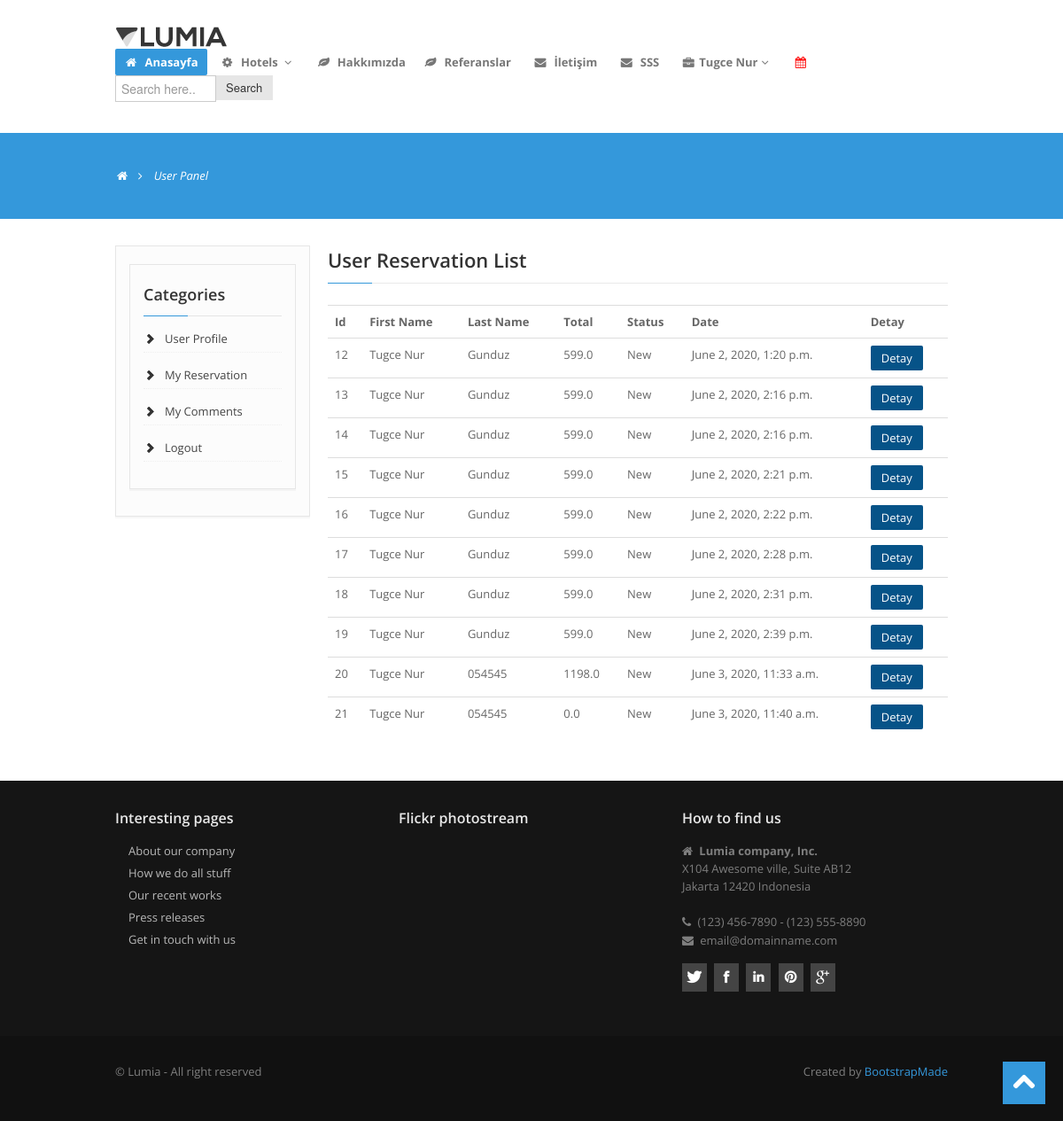
/user/reservations/ (signed in), run on an earlier commit of the app's database.
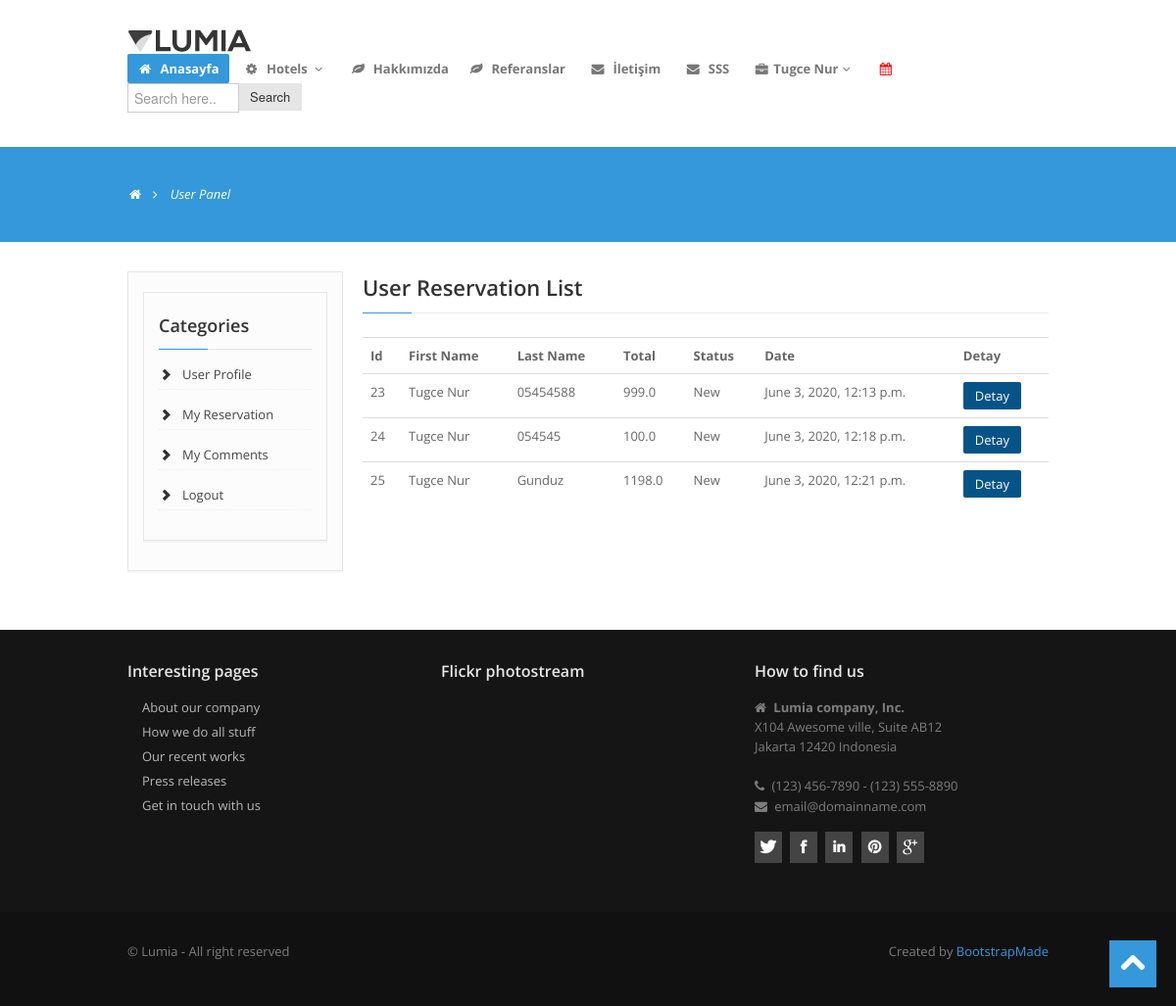
And on a later commit of the database.
### reservation/models.py (models this page shows, shortened)
class Reservation(models.Model):
    STATUS = (
        ('New', 'New'),
        ('Accepted', 'Accepted'),
        ('Preaparing', 'Preaparing'),
        ('Completed', 'Completed'),
        ('Canceled', 'Canceled'),
    )
    user = models.ForeignKey(User, on_delete=models.SET_NULL, null=True)
    code = models.CharField(max_length=5, editable=False)
    first_name = models.CharField(max_length=10)
    last_name = models.CharField(max_length=10)
    phone = models.CharField(blank=True, max_length=20)
    address = models.CharField(blank=True, max_length=150)
    city = models.CharField(blank=True, max_length=20)
    country = models.CharField(blank=True, max_length=20)
    total = models.FloatField(blank=True)
    status = models.CharField(max_length=10, choices=STATUS, default='New')
    ip = models.CharField(blank=True, max_length=20)
    adminnote = models.CharField(blank=True, max_length=100)
    create_at = models.DateTimeField(auto_now_add=True)
    update_at = models.DateTimeField(auto_now=True)

### user/views.py (the view)
# urls.py: path('reservations/', views.reservations, name='reservations'),
@login_required(login_url="/login")
def reservations(request):
    category = Category.objects.all()
    current_user = request.user
    reservations = Reservation.objects.filter(user_id=current_user.id)
    context = {
        'category': category,
        'reservations': reservations,
    }
    return render(request, 'user_reservations.html', context)

### user/templates/user_reservations.html (shortened to what this page needs)
{% extends "homebase.html" %}
{% block content %}
<section id="subintro">
    <div class="container">
        <div class="row">
            <div class="span8">
                <ul class="breadcrumb">
                    <li><a href="/"><i class="icon-home"></i></a><i class="icon-angle-right"></i></li>
                    <li class="active">User Panel</li>
                </ul>
            </div>
        </div>
    </div>
</section>
<section id="maincontent">
    <div class="container">
        <div class="row">
            <div class="span3">
                <aside>
                    <div class="billing-details">
                        {% include "user_panel.html" %}
                    </div>
                </aside>
            </div>
            <div class="span9">
                <div class="widget">
                    <h3 class="rheading">
                        User Reservation List
                        <span></span></h3>
                    <table class="table">
                        <tr>
                            <th class="text-left">Id</th>
                            <th class="text-left">First Name</th>
                            <th class="text-left">Last Name</th>
                            <th class="text-left">Total</th>
                            <th class="text-left">Status</th>
                            <th class="text-left">Date</th>
                            <th class="text-left">Detay</th>
                        </tr>
                        {% for rs in reservations %}
                        <tr>
                            <td class="text-left">{{ rs.id }}</td>
                            <td class="text-left">{{ rs.first_name }}</td>
                            <td class="text-left">{{ rs.last_name }}</td>
                            <td class="text-left">{{ rs.total }}</td>
                            <td class="text-left">{{ rs.status }}</td>
                            <td class="text-left">{{ rs.create_at }}</td>
                            <td class="text-left"><a class="btn btn-primary" href="/user/reservationdetail/{{rs.id}}">Detay</a> </td>
                        </tr>
                        {% endfor %}
                    </table>
                </div>
            </div>
        </div>
    </div>
</section>
{% endblock %}

What changed in the data, as far as the page shows it:
removed Reservation: id "12", first_name "Tugce Nur", last_name "Gunduz", total "599.0", status "New", create_at "June 2, 2020, 1:20 p.m."
removed Reservation: id "13", first_name "Tugce Nur", last_name "Gunduz", total "599.0", status "New", create_at "June 2, 2020, 2:16 p.m."
removed Reservation: id "14", first_name "Tugce Nur", last_name "Gunduz", total "599.0", status "New", create_at "June 2, 2020, 2:16 p.m."
removed Reservation: id "15", first_name "Tugce Nur", last_name "Gunduz", total "599.0", status "New", create_at "June 2, 2020, 2:21 p.m."
removed Reservation: id "16", first_name "Tugce Nur", last_name "Gunduz", total "599.0", status "New", create_at "June 2, 2020, 2:22 p.m."
removed Reservation: id "17", first_name "Tugce Nur", last_name "Gunduz", total "599.0", status "New", create_at "June 2, 2020, 2:28 p.m."
removed Reservation: id "18", first_name "Tugce Nur", last_name "Gunduz", total "599.0", status "New", create_at "June 2, 2020, 2:31 p.m."
removed Reservation: id "19", first_name "Tugce Nur", last_name "Gunduz", total "599.0", status "New", create_at "June 2, 2020, 2:39 p.m."
removed Reservation: id "20", first_name "Tugce Nur", last_name "054545", total "1198.0", status "New", create_at "June 3, 2020, 11:33 a.m."
removed Reservation: id "21", first_name "Tugce Nur", last_name "054545", total "0.0", status "New", create_at "June 3, 2020, 11:40 a.m."
added Reservation: id "23", first_name "Tugce Nur", last_name "05454588", total "999.0", status "New", create_at "June 3, 2020, 12:13 p.m."
added Reservation: id "24", first_name "Tugce Nur", last_name "054545", total "100.0", status "New", create_at "June 3, 2020, 12:18 p.m."
added Reservation: id "25", first_name "Tugce Nur", last_name "Gunduz", total "1198.0", status "New", create_at "June 3, 2020, 12:21 p.m."
